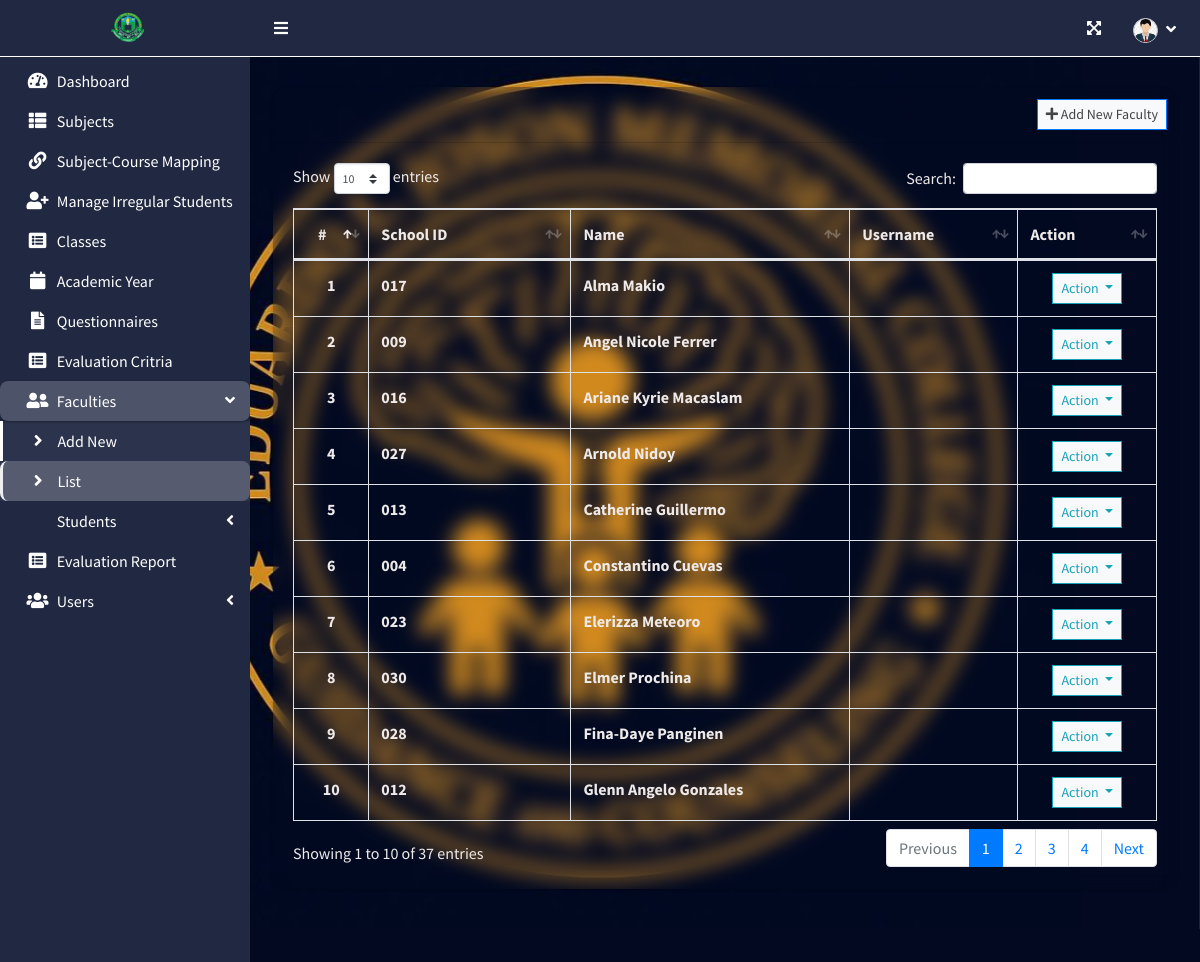
Screenshot of /index.php?page=faculty_list (signed in) with the database file from the repository.
### tables this page shows
CREATE TABLE `faculty_list` (
  `id` int(30) NOT NULL,
  `school_id` varchar(100) NOT NULL,
  `username` varchar(100) NOT NULL,
  `firstname` varchar(200) NOT NULL,
  `middlename` varchar(200) NOT NULL DEFAULT '',
  `lastname` varchar(200) NOT NULL,
  `email` varchar(200) NOT NULL,
  `password` text NOT NULL,
  `avatar` text NOT NULL DEFAULT 'no-image-available.png',
  `date_created` datetime NOT NULL DEFAULT current_timestamp()
);

### admin/faculty_list.php (the view, shortened to what this page needs)
<?php include 'db_connect.php' ?>
<div class="col-lg-12">
	<div class="card card-outline ">
		<div class="card-header">
			<div class="card-tools">
				<a class="btn btn-block btn-sm btn-default btn-flat border-primary"
					href="./index.php?page=new_faculty"><i class="fa fa-plus"></i> Add New Faculty</a>
			</div>
		</div>
		<div class="card-body">
			<table class="table tabe-hover table-bordered" id="list">
				<thead>
					<tr>
						<th class="text-center">#</th>
						<th>School ID</th>
						<th>Name</th>
						<th>Username</th>
						<th>Action</th>
					</tr>
				</thead>
				<tbody>
					<?php
					$i = 1;
					$qry = $conn->query("SELECT *,concat(firstname,' ',COALESCE(NULLIF(middlename,''),''),' ',lastname) as name FROM faculty_list order by concat(firstname,' ',lastname) asc");
					while ($row = $qry->fetch_assoc()):
						?>
						<tr>
							<th class="text-center"><?php echo $i++ ?></th>
							<td><b><?php echo $row['school_id'] ?></b></td>
							<td><b><?php echo ucwords($row['name']) ?></b></td>
							<td><b><?php echo $row['username'] ?></b></td>
							<td class="text-center">
								<button type="button"
									class="btn btn-default btn-sm btn-flat border-info wave-effect text-info dropdown-toggle"
									data-toggle="dropdown" aria-expanded="true">
									Action
								</button>
							</td>
						</tr>
					<?php endwhile; ?>
				</tbody>
			</table>
		</div>
	</div>
</div>

### admin/faculty_list.php (style rules this page uses)
.card, .card-body { color: #efeaeaff; background: transparent !important; backdrop-filter: blur(10px); -webkit-backdrop-filter: blur(10px); border-radius: 15px; border: none; }

### rows the page displays
faculty_list: school "017", name "Alma Makio"
faculty_list: school "009", name "Angel Nicole Ferrer"
faculty_list: school "016", name "Ariane Kyrie Macaslam"
faculty_list: school "027", name "Arnold Nidoy"
faculty_list: school "013", name "Catherine Guillermo"
faculty_list: school "004", name "Constantino Cuevas"
faculty_list: school "023", name "Elerizza Meteoro"
faculty_list: school "030", name "Elmer Prochina"
faculty_list: school "028", name "Fina-Daye Panginen"
faculty_list: school "012", name "Glenn Angelo Gonzales"
